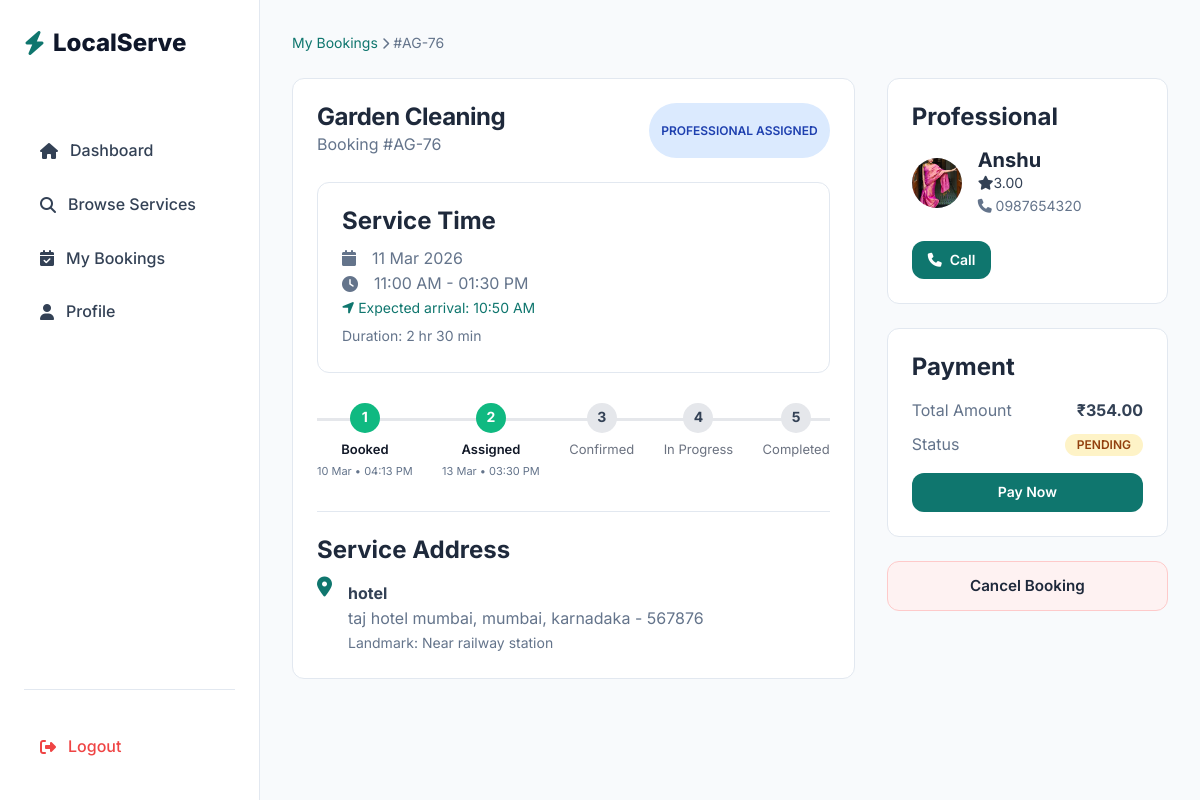
The app's page /booking/detail/76/?tab=upcoming (signed in), older data.
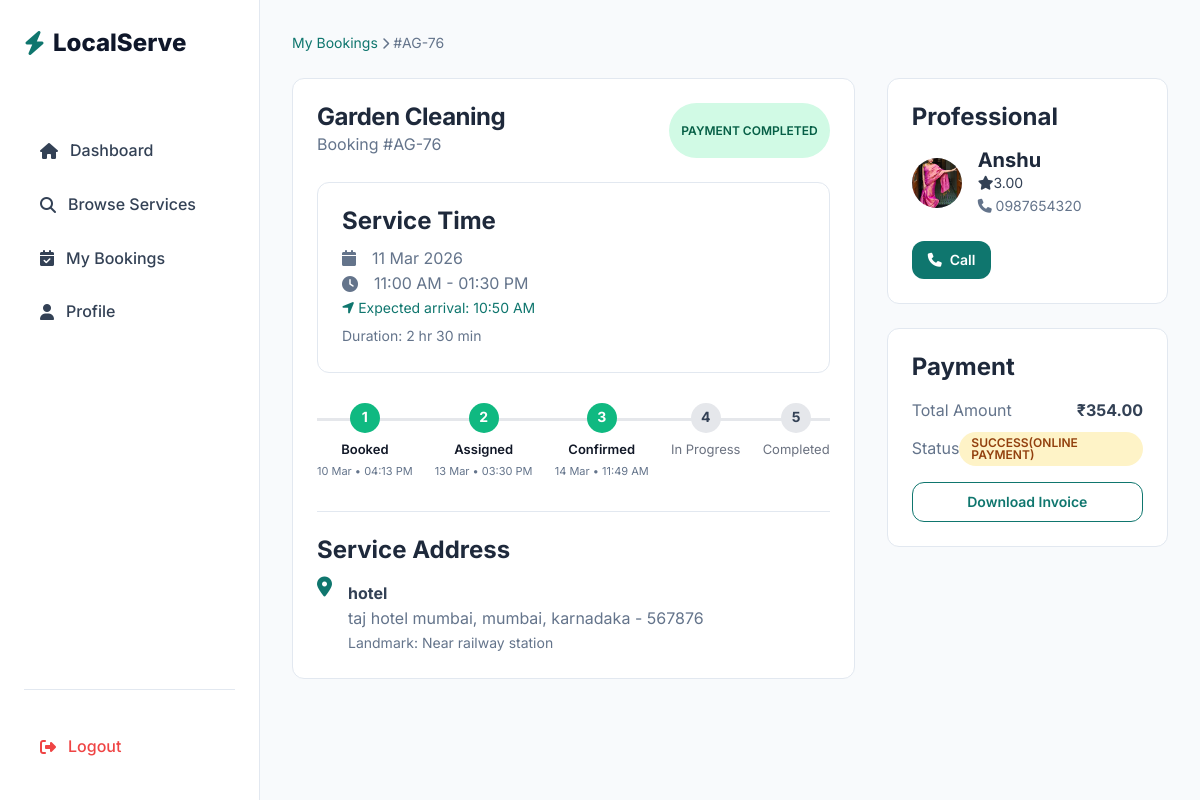
The same page, newer data.
### bookings/models.py (models this page shows, shortened)
class Booking(models.Model):
    BOOKING_STATUS_CHOICES = [
        ('PENDING','Pending'),
        ('ASSIGNED', 'Assigned'),
        ('CONFIRMED','Confirmed'),
        ('IN_PROGRESS','In Progress'),
        ('COMPLETED','Completed'),
        ('CANCELLED', 'Cancelled'),
    ]
    customer = models.ForeignKey(User, on_delete = models.CASCADE, related_name='bookings')
    service = models.ForeignKey(Service, on_delete = models.CASCADE, related_name='bookings')
    worker = models.ForeignKey(Worker, on_delete = models.SET_NULL, null=True, blank=True, related_name='bookings')
    booking_date = models.DateField()
    booking_time = models.TimeField()
    end_time = models.TimeField(null=True, blank = True)
    total_price = models.DecimalField(max_digits=8, decimal_places=2, default=0)
    label = models.CharField(max_length=50, blank=True, null=True)
    address_line = models.CharField(max_length=500)
    city = models.CharField(max_length=100)
    state = models.CharField(max_length=100)
    pincode = models.CharField(max_length=10)
    landmark = models.CharField(max_length=100, blank=True)
    booking_status = models.CharField(max_length=20, choices = BOOKING_STATUS_CHOICES, default='PENDING')
    created_at = models.DateTimeField(auto_now_add=True)
    assigned_at = models.DateTimeField(null=True,blank=True)
    confirmed_at = models.DateTimeField(null=True, blank=True)
    started_at = models.DateTimeField(null=True, blank=True)
    completed_at = models.DateTimeField(null=True, blank=True)
    cancelled_at = models.DateTimeField(null=True, blank=True)
    updated_at = models.DateTimeField(auto_now = True)

class Payment(models.Model):
    PAYMENT_STATUS =[
        ('PENDING','Pending'),
        ('SUCCESS','Success'),
        ('FAILED','Failed'),
    ]
    PAYMENT_METHOD = [
        ('COD','Cash on Delivery'),
        ('ONLINE','Online Payment'),
    ]
    booking = models.OneToOneField(Booking, on_delete=models.CASCADE, related_name="payment")
    amount = models.DecimalField(max_digits=10, decimal_places=2)
    payment_method = models.CharField(max_length=20, choices=PAYMENT_METHOD, default="ONLINE")
    stripe_session_id = models.CharField(max_length=255, blank=True, null=True)
    stripe_payment_intent = models.CharField(max_length=255, blank=True,null=True)
    status = models.CharField(max_length=20, choices=PAYMENT_STATUS, default='PENDING')
    created_at = models.DateTimeField(auto_now_add=True)
    paid_at = models.DateTimeField(blank=True, null=True)

### services/models.py (models this page shows, shortened)
class Service(models.Model):
    category = models.ForeignKey(ServiceCategory, on_delete=models.CASCADE, related_name = "services")
    title = models.CharField(max_length=150)
    description = models.TextField()
    price = models.DecimalField(max_digits=8,decimal_places=2)
    duration_minutes = models.PositiveIntegerField(
        help_text="Duration in minutes"
    )
    image = models.ImageField(upload_to="services/",blank=True, null=True)
    is_active = models.BooleanField(default=True)
    created_at = models.DateTimeField(auto_now_add=True)
    is_best_seller = models.BooleanField(default=False)
    includes = models.TextField(blank=True,default="",
        help_text="Enter one item per line (e.g. Deep dusting, Floor cleaning, etc.)"
    )

class Worker(models.Model):
    full_name = models.CharField(max_length=150)
    services = models.ManyToManyField(Service, related_name="workers")
    phone = models.CharField(max_length=20,unique=True)
    photo = models.ImageField(upload_to="workers/",blank=True,null=True)
    rating = models.DecimalField(max_digits=3,decimal_places=2,default=0.0)
    email = models.EmailField(blank=True)
    experiance_years = models.IntegerField(null=True, blank=True)
    location = models.CharField(max_length=100, blank=True)
    is_active = models.BooleanField(default=True)
    created_at = models.DateTimeField(auto_now_add=True)

### bookings/views.py (the view)
# urls.py: path('detail/<int:booking_id>/',views.booking_detail, name="booking_detail"),
@login_required
@never_cache
def booking_detail(request, booking_id):
    booking = get_object_or_404(Booking.objects.select_related("service","worker","payment"), id=booking_id, customer = request.user)
    progress = {
        "PENDING": 1,
        "ASSIGNED": 2,
        "CONFIRMED": 3,
        "IN_PROGRESS": 4,
        "COMPLETED": 5
    }
    current_step = progress.get(booking.booking_status, 1)
    start = datetime.combine(booking.booking_date, booking.booking_time)
    start = timezone.make_aware(start)
    booking.eta = start - timedelta(minutes=10) #ETA estimated time for arrival
    tab = request.GET.get("tab", "upcoming")
    source = request.GET.get("from")
    context={
        'booking':booking,
        'current_step':current_step,
        'booked_time':booking.created_at,
        'assigned_time':booking.assigned_at,
        'confirmed_time': booking.confirmed_at,
        'started_time': booking.started_at,
        'completed_time': booking.completed_at,
        'cancelled_time': booking.cancelled_at,
        'tab':tab,
        'source':source,
        }
    return render(request,'customer/bookings/booking_detail.html',context)

### services/templatetags/duration_format.py (called while the page is built)
@register.filter
def duration_format(minutes):
    minutes = int(minutes)
    hours = minutes // 60
    remaining = minutes % 60
    if hours > 0 and remaining > 0:
        return f"{hours} hr {remaining} min"
    elif hours > 0:
        return f"{hours} hr"
    else:
        return f"{remaining} min"

### templates/customer/bookings/booking_detail.html (shortened to what the changed rows need)
{% extends "base_customer.html" %}
{% load duration_format %}
    {% block content %}
            <div class="breadcrumbs">
                {% if source == "dashboard" %}
                <a href="{% url 'customer_dashboard' %}">Dashboard</a>
                {% else %}
                <a href="{% url 'booking' %}?tab={{ tab }}">My Bookings</a>
                {% endif %}
                <i class="fa-solid fa-chevron-right text-xs"></i>
                <span>#AG-{{ booking.id }}</span>
            </div>
            <div style="display: grid; grid-template-columns: 2fr 1fr; gap: 2rem;">
                <div class="flex flex-col gap-lg">
                    <div class="card">
                        <div class="flex justify-between items-start" style="margin-bottom: 1.5rem;">
                            <div>
                                <h2 style="font-size: 1.5rem;">{{ booking.service.title }}</h2>
                                <p class="text-light">Booking #AG-{{ booking.id }}</p>
                            </div>
                            {% if booking.booking_status == "PENDING" %}
                            <span class="badge badge-warning ">Pending Assignment</span>
                            {% elif booking.booking_status == "ASSIGNED" %}
                            <span class="badge badge-info ">Professional Assigned</span>
                            {% elif booking.booking_status == "CONFIRMED" %}
                            <span class="badge badge-success ">Payment Completed</span>
                            {% elif booking.booking_status == "IN_PROGRESS" %}
                            <span class="badge badge-primary ">Service In Progress</span>
                            {% elif booking.booking_status == "COMPLETED" %}
                            <span class="badge badge-success ">Service Completed</span>
                            {% elif booking.booking_status == "CANCELLED" %}
                            <span class="badge badge-danger">Booking Cancelled</span>
                            {% endif %}
                        </div>
                        <div class="card" style="margin-top:15px;">
                            <h3 style="margin-bottom:10px;">Service Time</h3>
                            <div class="flex items-center gap-md text-light">
                                <i class="fa-solid fa-calendar"></i>
                                {{ booking.booking_date|date:"d M Y" }}
                            </div>
                            <div class="flex items-center gap-md text-light">
                                <i class="fa-solid fa-clock"></i>
                                {{ booking.booking_time|time:"h:i A" }} - {{ booking.end_time|time:"h:i A" }}
                            </div>
                            <p class="text-sm text-primary">
                                <i class="fa-solid fa-location-arrow"></i>
                                Expected arrival: {{ booking.eta|time:"h:i A" }}
                            </p>
                            <p class="text-sm text-light" style="margin-top:6px;">
                                Duration: {{ booking.service.duration_minutes|duration_format }}
                            </p>
                        </div>
                    {% if booking.booking_status != "CANCELLED" %}
                        <div class="progress-container">
                            <div class="progress-step {% if current_step >= 1 %}active{% endif %}">
                                <div class="circle">1</div>
                                <p>Booked</p>
                                <small class="text-light">
                                    {{ booking.created_at|date:"d M" }} • {{ booking.created_at|time:"h:i A" }}
                                </small>
                            </div>
                            <div class="progress-step {% if current_step >= 2 %}active{% endif %}">
                                <div class="circle">2</div>
                                <p>Assigned</p>
                                {% if booking.assigned_at %}
                                <small class="text-light">
                                    {{ booking.assigned_at|date:"d M" }} • {{ booking.assigned_at|time:"h:i A" }}
                                </small>
                                {% endif %}
                            </div>
                            <div class="progress-step {% if current_step >= 3 %}active{% endif %}">
                                <div class="circle">3</div>
                                <p>Confirmed</p>
                                {% if booking.confirmed_at %}
                                <small class="text-light">
                                    {{ booking.confirmed_at|date:"d M" }} • {{ booking.confirmed_at|time:"h:i A" }}
                                </small>
                                {% endif %}
                            </div>
                            <div class="progress-step {% if current_step >= 4 %}active{% endif %}">
                                <div class="circle">4</div>
                                <p>In Progress</p>
                            </div>
                            <div class="progress-step {% if current_step >= 5 %}active{% endif %}">
                                <div class="circle">5</div>
                                <p>Completed</p>
                            </div>
                        </div>
                    {% endif %}
                        <div class="flex items-start gap-md">
                            <div>
                                <p class="font-bold">{{ booking.label }}</p>
                                <p class="text-light">{{ booking.address_line }}, {{ booking.city }},
                                    {{ booking.state }} - {{ booking.pincode }}</p>
                                {% if booking.landmark %}
                                <p class="text-light text-sm">
                                    Landmark: {{ booking.landmark }}
                                </p>
                                {% endif %}
                            </div>
                        </div>
                    </div>
                </div>
                 {% if booking.booking_status != "CANCELLED" %}
                <div class="flex flex-col gap-lg">
                    {% if booking.worker %}
                    <div class="card">
                        <h3 style="margin-bottom: 1rem;">Professional</h3>
                        <div class="flex items-center gap-md" style="margin-bottom: 1.5rem;">
                            <div
                                style="width: 50px; height: 50px; background: #CBD5E1; border-radius: 50%; overflow: hidden;display:flex;align-items:center;justify-content:center;">
                                {% if booking.worker.photo %}
                                    <img src="{{  booking.worker.photo.url }}" alt="Avatar"
                                    style="width: 100%; height: 100%; object-fit: cover;">
                                {% else %}
                                    <span class="avatar-text">
                                    {{ booking.worker.full_name|slice:":1" }}
                                    </span>
                                {% endif %}
                            </div>
                            <div>
                                <h4 style="margin: 0;">{{ booking.worker.full_name }}</h4>
                                <div class="flex items-center gap-xs text-sm text-warning">
                                    <i class="fa-solid fa-star"></i> {{ booking.worker.rating }}
                                </div>
                                <p class="text-sm text-light">
                                    <i class="fa-solid fa-phone"></i> {{ booking.worker.phone }}
                                </p>
                            </div>
                        </div>
                        <div class="flex gap-sm">
                            <a href="tel:{{ booking.worker.phone }}"
                            class="btn btn-primary btn-sm flex-grow">
                            <i class="fa-solid fa-phone"></i> Call
                            </a>
                        </div>
                    </div>
                    {% else %}
                    <div class="card">
                        <h3 style="margin-bottom:1rem;">Professional</h3>
                        <p class="text-light">A professional will be assigned soon.</p>
                    </div>
                    {% endif %}
                    <div class="card">
                        <h3 style="margin-bottom: 1rem;">Payment</h3>
                        <div class="flex justify-between items-center" style="margin-bottom: 0.5rem;">
                            <span class="text-light">Total Amount</span>
                            <span class="font-bold">₹{{ booking.total_price }}</span>
                        </div>
                        <div class="flex justify-between items-center" style="margin-bottom: 1rem;">
                            <span class="text-light">Status</span>
                            {% if booking.payment %}
                            <span class="badge badge-warning">{{ booking.payment.status }}({{ booking.payment.get_payment_method_display }})</span>
                            {% else %}
                            <span class="badge badge-warning">
                                    Pending
                                </span>
                            {% endif %}
                        </div>
                        {% if booking.payment and booking.payment.status == "SUCCESS" %}
                            <a href="{% url 'download_invoice' booking.id %}"
                            class="btn btn-outline btn-block btn-sm">
                            Download Invoice
                            </a>
                            {% elif booking.booking_status == "ASSIGNED" %}
                            <a href="{% url 'booking_step3' booking.id %}"
                            class="btn btn-primary btn-block btn-sm">
                            Pay Now
                            </a>
                        {% endif %}
                    </div>
                    {% if booking.booking_status == "PENDING" or booking.booking_status == "ASSIGNED" %}
                    <a href="{% url 'cancel_booking' booking.id %}" class="btn btn-secondary btn-block text-danger"
                        style="border-color: #FECACA; background: #FEF2F2;">Cancel Booking</a>
                    {% endif %}
                </div>
                {% endif %}
            </div>
    {% endblock %}

Row changes from the older to the newer data that the page shows:
changed Booking "11:00 AM": booking_status "ASSIGNED" → "CONFIRMED" (drawn); confirmed_at (not shown) → "14 Mar"; confirmed_at (not shown) → "11:49 AM"; payment.status (not shown) → "SUCCESS"; payment.payment_method (not shown) → "ONLINE PAYMENT"
Text that changed along with them:
text no longer shown: "PROFESSIONAL ASSIGNED PENDING Pay Now Cancel Booking"
text now shown: "PAYMENT COMPLETED • ( ) Download Invoice"
